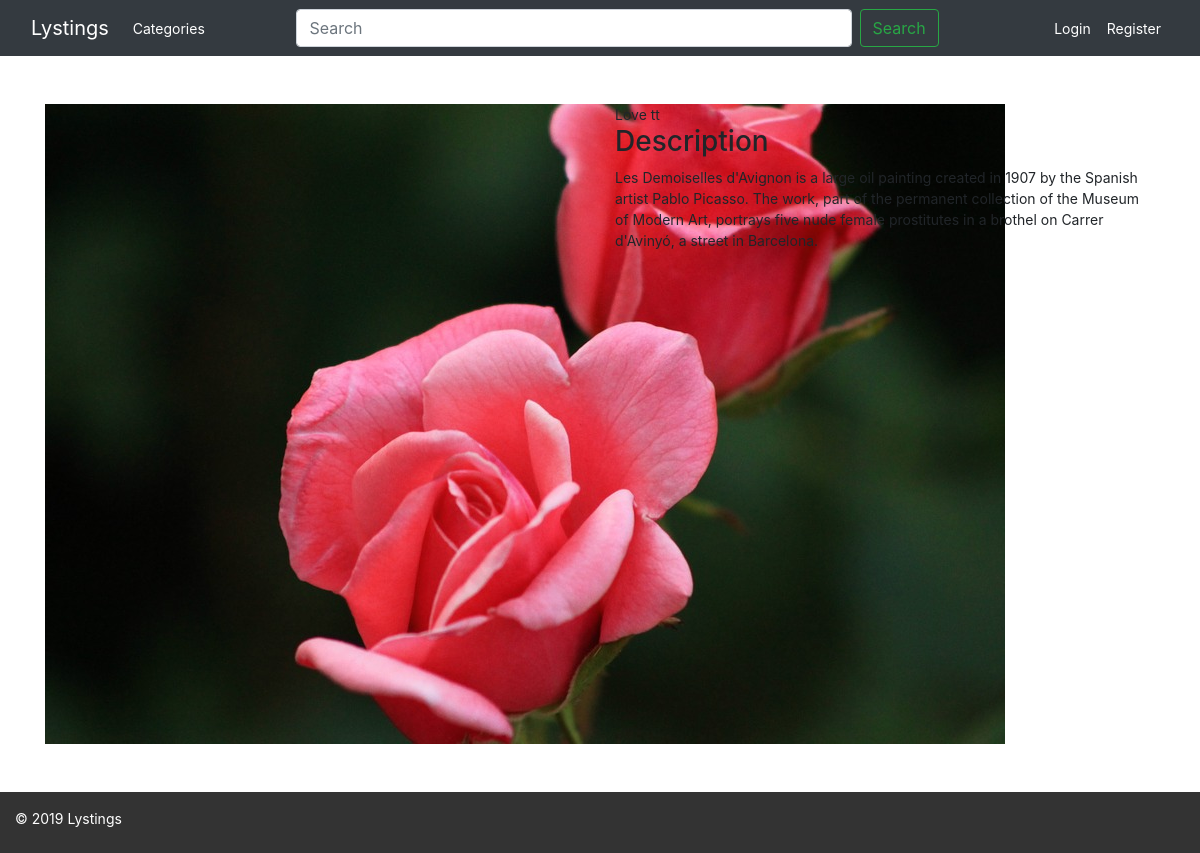
Page /listings/2/ on the committed database.
### items/models.py (models this page shows, shortened)
class PostItem(models.Model):
    title = models.CharField(max_length=200)
    slug = models.SlugField()
    short_description = models.CharField(max_length=250)
    description = models.TextField()
    post_image = models.ImageField(
        upload_to='uploads', blank=True, null=True, default='default.jpg')
    pub_date = models.DateTimeField(auto_now_add=True)
    updated_at = models.DateTimeField(auto_now=True)
    post_category = models.ForeignKey(Category, on_delete=models.CASCADE)
    user_post = models.ForeignKey(CustomUser, on_delete=models.CASCADE)
    class Meta:
        verbose_name = 'List Item'

### users/models.py (models this page shows)
class CustomUser(AbstractUser):
    def full_name(self):
        if self.first_name == '' and self.last_name == '':
            return self.username
        else:
            return f'{self.first_name} {self.last_name}'
    def __str__(self):
        return self.full_name()

### items/views.py (the view)
# urls.py: path('listings/<int:pk>/', PostItemDetailView.as_view(), name='list-detail'),
class PostItemDetailView(DetailView):
    model = PostItem
    template_name = 'items/post_detail.html'

### templates/items/post_detail.html
{% extends 'base.html' %}
{% load staticfiles %}
{% block content%}
<div class="content">
  <div class="row">
    <div class="items col-md-6">
      {%if object.post_image %}
      <img src="{{object.post_image.url}}" alt="{{object.title}}">
      {% endif %}
    </div>
    <div class="items col-md-6">
      {{object.title}}
      {{object.user_post}}
      <h3>Description</h3>
      {{object.description}}
    </div>
  </div>
</div>
{% endblock content%}

### static/css/style.css (style rules this page uses)
body { display: flex; flex-direction: column; min-height: 100vh; font-size: 14px; }
.content { padding: 3rem 0; }

### rows in the picture
PostItem: post_image (picture), title "Love", user_post "tt", description "Les Demoiselles d'Avignon is a large oil painting created in 1907 by the Spanish artist Pablo Picasso. The work, part of the permanent collection of the Museum of Modern Art, portrays five nude female prostitutes in a brothel on Carrer d'Avinyó, a street in Barcelona."
